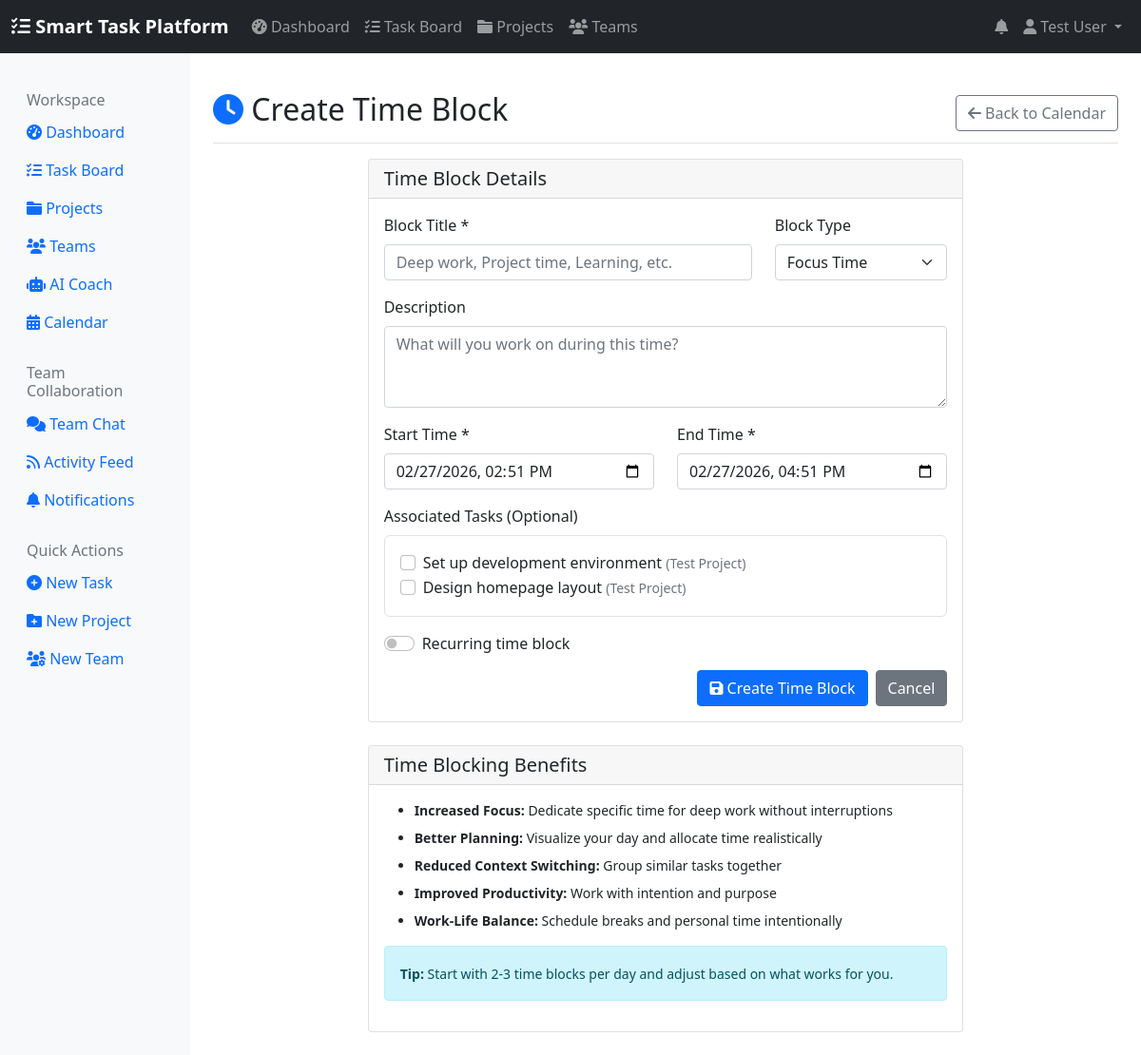
/calendar/time-blocks/create/ (signed in), run on an earlier commit of the app's database.
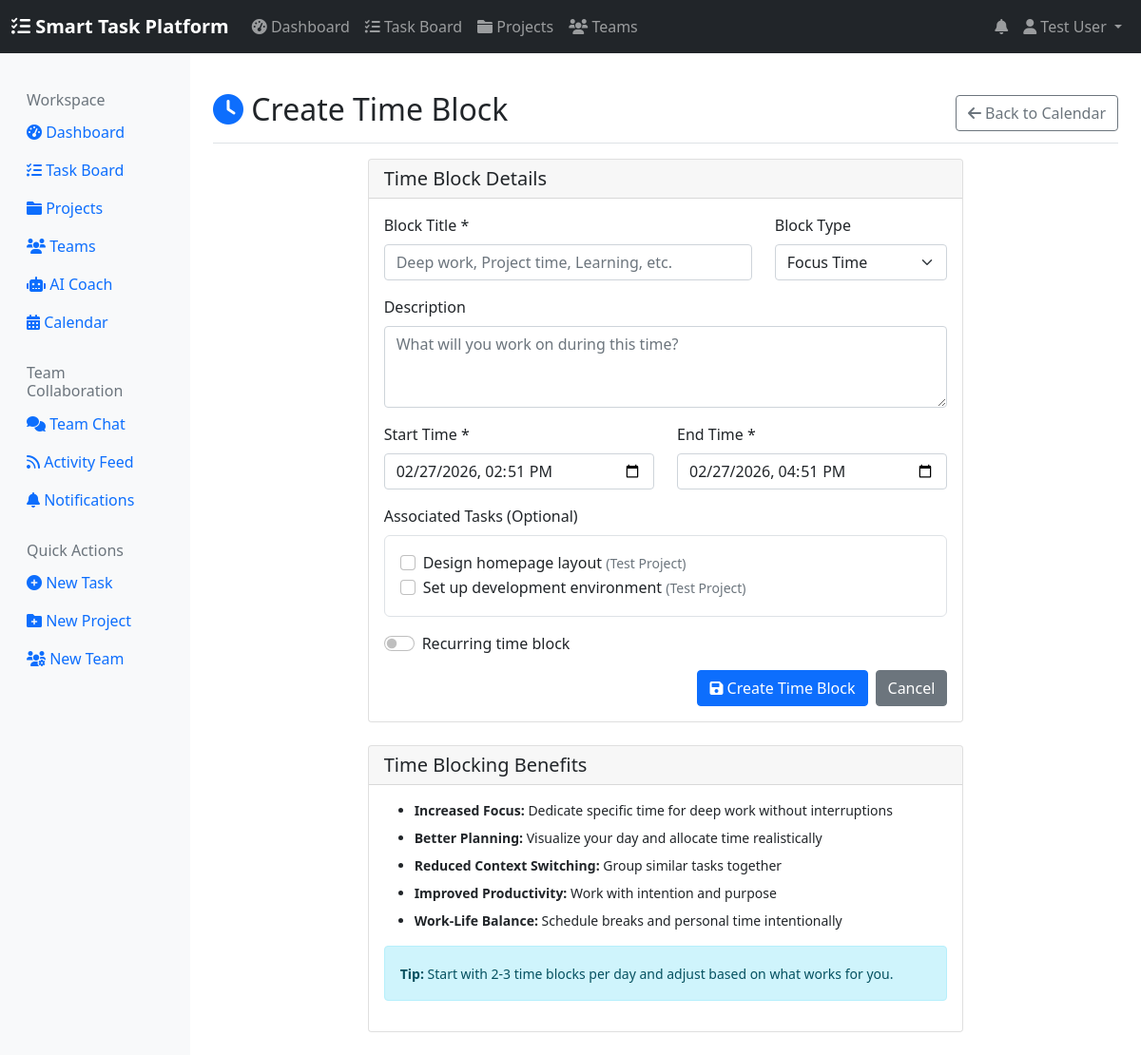
And on a later commit of the database.
### tasks/models.py (models this page shows, shortened)
class Task(models.Model):
    PRIORITY_CHOICES = [
        ('low', 'Low'),
        ('medium', 'Medium'),
        ('high', 'High'),
        ('urgent', 'Urgent'),
    ]
    STATUS_CHOICES = [
        ('todo', 'To Do'),
        ('in_progress', 'In Progress'),
        ('review', 'Review'),
        ('done', 'Done'),
        ('blocked', 'Blocked'),
    ]
    title = models.CharField(max_length=200)
    description = models.TextField(blank=True)
    project = models.ForeignKey(Project, on_delete=models.CASCADE)
    assigned_to = models.ForeignKey(settings.AUTH_USER_MODEL, on_delete=models.SET_NULL, null=True, blank=True, related_name='assigned_tasks')
    created_by = models.ForeignKey(settings.AUTH_USER_MODEL, related_name='created_tasks', on_delete=models.CASCADE)
    due_date = models.DateTimeField(null=True, blank=True)
    priority = models.CharField(max_length=20, choices=PRIORITY_CHOICES, default='medium')
    status = models.CharField(max_length=20, choices=STATUS_CHOICES, default='todo')
    estimated_hours = models.DecimalField(max_digits=5, decimal_places=2, null=True, blank=True)
    actual_hours = models.DecimalField(max_digits=5, decimal_places=2, null=True, blank=True)
    created_at = models.DateTimeField(auto_now_add=True)
    updated_at = models.DateTimeField(auto_now=True)
    order = models.IntegerField(default=0)
    tags = models.CharField(max_length=200, blank=True)
    class Meta:
        ordering = ['order', '-priority', 'created_at']
        indexes = [
            models.Index(fields=['status', 'priority']),
            models.Index(fields=['assigned_to', 'due_date']),
        ]

class Project(models.Model):
    name = models.CharField(max_length=200)
    description = models.TextField(blank=True)
    team = models.ForeignKey('users.Team', on_delete=models.CASCADE)  # Reference users.Team
    color = models.CharField(max_length=7, default='#3498db')
    created_at = models.DateTimeField(auto_now_add=True)
    is_active = models.BooleanField(default=True)
    class Meta:
        ordering = ['-created_at']

### calendar_integration/views.py (the view, shortened to what this page needs)
# urls.py: path('time-blocks/create/', views.create_time_block, name='create_time_block'),
@login_required
def create_time_block(request):
    tasks = Task.objects.filter(assigned_to=request.user, status__in=['todo', 'in_progress'])
    return render(request, 'calendar_integration/create_time_block.html', {'tasks': tasks})

### templates/calendar_integration/create_time_block.html (shortened to what the changed rows need)
{% extends 'base.html' %}
{% load django_bootstrap5 %}
{% block content %}
<div class="d-flex justify-content-between flex-wrap flex-md-nowrap align-items-center pt-3 pb-2 mb-3 border-bottom">
    <h1 class="h2">
        <i class="fas fa-clock text-primary"></i> Create Time Block
    </h1>
</div>
<div class="row justify-content-center">
    <div class="col-md-8">
        <div class="card">
            <div class="card-body">
                <form method="post">
                    <div class="mb-3">
                        <div class="task-selection">
                            {% for task in tasks %}
                            <div class="form-check">
                                <input class="form-check-input" type="checkbox" name="tasks" value="{{ task.id }}" id="task-{{ task.id }}">
                                <label class="form-check-label" for="task-{{ task.id }}">
                                    {{ task.title }}
                                    <small class="text-muted">({{ task.project.name }})</small>
                                </label>
                            </div>
                            {% empty %}
                            <p class="text-muted">No tasks available for scheduling.</p>
                            {% endfor %}
                        </div>
                    </div>
                </form>
            </div>
        </div>
    </div>
</div>
{% endblock %}

What changed in the data, as far as the page shows it:
changed Task "Design homepage layout": moves up the list
